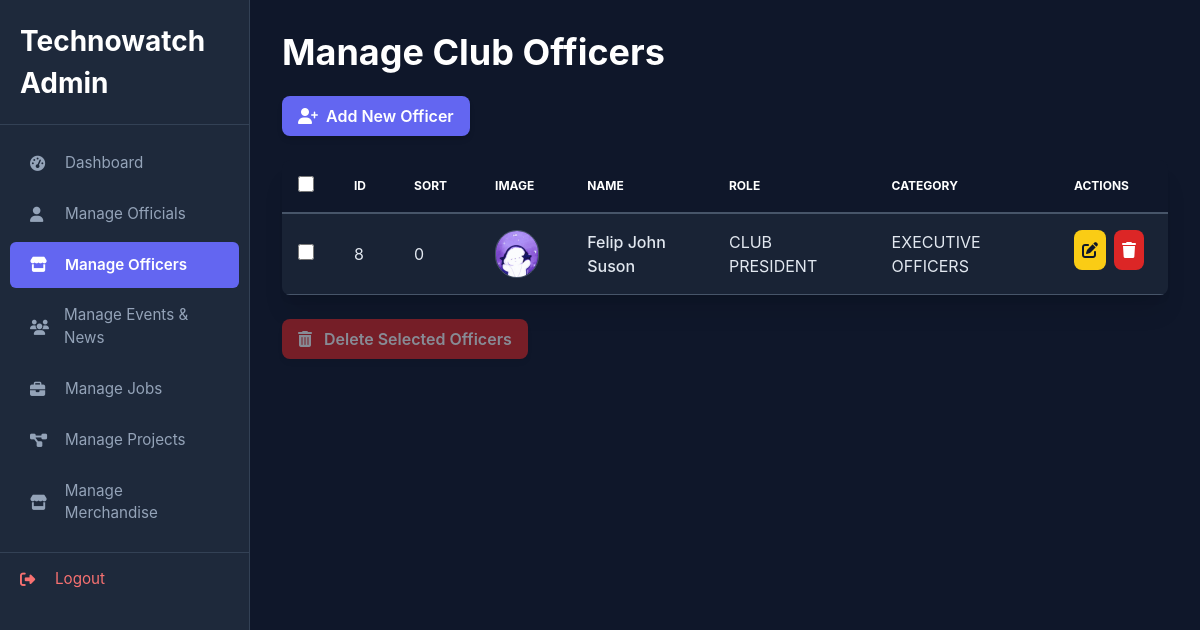
The page /admin/manage_officers.php on the database its author committed.
### tables this page shows
CREATE TABLE `officers` (
  `id` int(11) NOT NULL,
  `name` varchar(100) NOT NULL,
  `role` varchar(50) NOT NULL,
  `category` varchar(50) NOT NULL,
  `full_title` varchar(255) DEFAULT NULL,
  `motto` text DEFAULT NULL,
  `image_path` varchar(255) DEFAULT NULL,
  `email` varchar(100) DEFAULT NULL,
  `linkedin` varchar(255) DEFAULT NULL,
  `twitter` varchar(255) DEFAULT NULL,
  `bio_content` text DEFAULT NULL,
  `sort_order` int(11) NOT NULL DEFAULT 0
);

### admin/manage_officers.php (the view, shortened to what this page needs)
<?php
include 'includes/db_connect.php';
$page_title = 'Manage Club Officers';
$action = $_GET['action'] ?? 'list';
?>
<!DOCTYPE html>
<html lang="en">
<head>
<script src="https://cdn.tailwindcss.com"></script>
<link rel="stylesheet" href="assets/css/sidebar.css">
</head>
<body class="bg-dark-bg text-text-light">
    <div class="admin-sidebar">
        <?php
        include 'includes/admin_sidebar.php';
        ?>
    </div>
    <div id="page-content-wrapper" class="ml-250 p-8 w-[calc(100%-250px)] min-h-screen box-border">
        <div class="container mx-auto">
            <h1 class="text-4xl font-bold mb-6 text-white"><?php echo $page_title; ?></h1>
            <?php if ($action == 'list'): ?>
                <a href="manage_officers.php?action=add" class="inline-flex items-center px-4 py-2 bg-primary-indigo hover:bg-indigo-600 text-white font-semibold rounded-lg shadow-md mb-6 transition duration-200">
                    <i class="fas fa-user-plus mr-2"></i> Add New Officer
                </a>
                <?php
                $query = "SELECT id, name, role, category, sort_order, email, image_path FROM officers ORDER BY category ASC, sort_order ASC, name ASC";
                $result = $conn->query($query);
                if ($result && $result->num_rows > 0): ?>
                    <form method="POST" onsubmit="return confirm('Are you sure you want to delete the selected officers? (This action is irreversible)')">
                        <div class="overflow-x-auto shadow-xl rounded-lg">
                            <table class="w-full text-left text-text-light rounded-lg">
                                <thead class="text-xs uppercase bg-dark-bg text-white border-b-2 border-dark-border">
                                    <tr>
                                        <th scope="col" class="p-4"><input type="checkbox" id="select_all_items" title="Select All" class="form-checkbox text-primary-indigo h-4 w-4 bg-dark-card border-dark-border rounded"></th>
                                        <th scope="col" class="py-3 px-6">ID</th>
                                        <th scope="col" class="py-3 px-6">Sort</th>
                                        <th scope="col" class="py-3 px-6">Image</th>
                                        <th scope="col" class="py-3 px-6">Name</th>
                                        <th scope="col" class="py-3 px-6">Role</th>
                                        <th scope="col" class="py-3 px-6">Category</th>
                                        <th scope="col" class="py-3 px-6">Actions</th>
                                    </tr>
                                </thead>
                                <tbody>
                                    <?php while ($row = $result->fetch_assoc()): ?>
                                    <tr class="border-b border-dark-border even:bg-dark-card odd:bg-dark-card/70 hover:bg-dark-input transition duration-150">
                                        <td class="p-4"><input type="checkbox" name="selected_items[]" value="<?php echo $row['id']; ?>" class="item_checkbox form-checkbox text-primary-indigo h-4 w-4 bg-dark-card border-dark-border rounded"></td>
                                        <td class="py-4 px-6"><?php echo $row['id']; ?></td>
                                        <td class="py-4 px-6"><?php echo $row['sort_order']; ?></td>
                                        <td class="py-4 px-6">
                                            <img src="../<?php echo htmlspecialchars($row['image_path']); ?>"
                                                alt="<?php echo htmlspecialchars($row['name']); ?>"
                                                class="officer-img-thumb w-12 h-12 object-cover rounded-full border border-dark-border"
                                                onerror="this.onerror=null; this.src='../assets/imgs/placeholder.png'">
                                        </td>
                                        <td class="py-4 px-6 font-medium"><?php echo htmlspecialchars($row['name']); ?></td>
                                        <td class="py-4 px-6"><?php echo htmlspecialchars($row['role']); ?></td>
                                        <td class="py-4 px-6"><?php echo htmlspecialchars($row['category']); ?></td>
                                        <td class="py-4 px-6 flex space-x-2">
                                            <a href="manage_officers.php?action=edit&id=<?php echo $row['id']; ?>" class="p-2 text-dark-bg bg-yellow-400 hover:bg-yellow-500 rounded-lg" title="Edit"><i class="fas fa-edit"></i></a>
                                            <a href="manage_officers.php?action=delete&id=<?php echo $row['id']; ?>" onclick="return confirm('Are you sure you want to delete this officer?')" class="p-2 text-white bg-red-600 hover:bg-red-700 rounded-lg" title="Delete"><i class="fas fa-trash"></i></a>
                                        </td>
                                    </tr>
                                    <?php endwhile; ?>
                                </tbody>
                            </table>
                        </div>
                        <button type="submit" class="mt-6 px-4 py-2 bg-red-600 hover:bg-red-700 text-white font-semibold rounded-lg shadow-md disabled:opacity-50 transition duration-200" id="delete_selected_btn" disabled>
                            <i class="fas fa-trash-alt mr-2"></i> Delete Selected Officers
                        </button>
                    </form>
                <?php else: ?>
                    <div class="p-4 bg-blue-500 text-white rounded-lg">No club officers found.</div>
                <?php endif; ?>
            <?php endif; ?>
        </div>
    </div>
</body>
</html>

### admin/assets/css/sidebar.css (style rules this page uses)
body { font-family: 'Inter', sans-serif; background-color: #0f172a; color: #e2e8f0; margin: 0; display: flex; min-height: 100vh; }
.admin-sidebar { width: 250px; background-color: #1e293b; border-right: 1px solid #334155; padding: 20px 0; position: fixed; top: 0; left: 0; height: 100%; z-index: 1000; overflow-y: auto; }

### rows shown on the page
officers: id "8", sort_order "0", image_path (picture), name "Felip John Suson", role "CLUB PRESIDENT", category "EXECUTIVE OFFICERS"

### other values the page prints
$page_title "Manage Club Officers"
